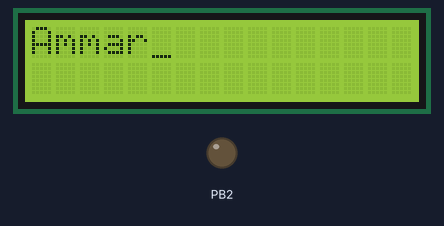
This program was run on a simulated ATmega32, built with avr-gcc and emulated at 16 MHz. Shown: 16×2 character LCD, output pins drawn as LEDs (lit = HIGH). Wiring (inferred from the signals the program sends): character LCD (HD44780): RS PB1; E PB3; data PA4, PA5, PA6, PA7. Pins used as bus, display or sensor lines are not drawn.

Above: at 0.2 s.
At 1.8 s:
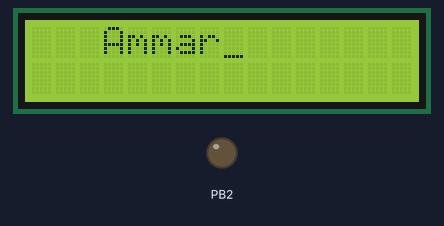
At 3.9 s:
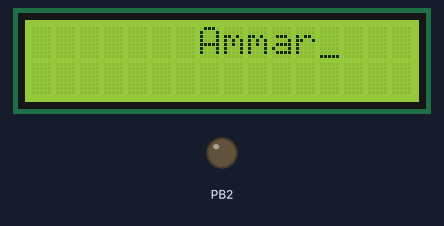
At 8.2 s:
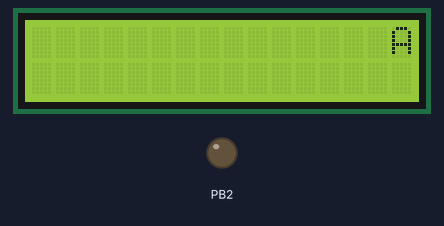
At 12.5 s:
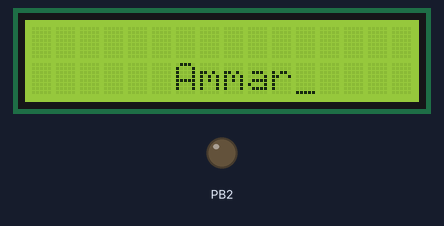
At 17.3 s:
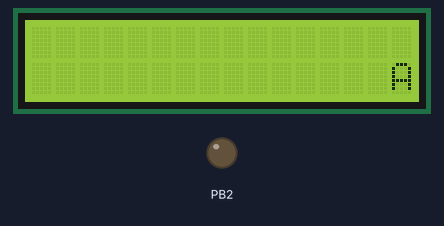

Measured:
- by itself, everything shown: repeats every 18.2 s, in 32 steps
- what the display in image 0 shows lasts 0.5 s, from 0.1 s to 0.6 s
- what the display in image 3 shows lasts 1.0 s, from 8.2 s to 9.2 s

The program:

main.c
```c
#include "LCD_DRIVER.h"
#include <avr/delay.h>

int main(int argc, char **argv) {

	LCD_INIT();

//	u8 FirstRowAddress = 0x80;
//	u8 SecondRowAddress = 0xc0;

	u8 flage = 0;
	u8 counter = 0x80;

	while(1){
		if(flage == 0){
			if(counter <= 0x8f){
//				LCD_INIT();
				LCD_CLEAER();
				LCD_WRITE_COMMEND(counter);
				LCD_WRITE_WORD("Ammar");
				counter++;
			}else{
				counter = 0xc0;
				flage = 1;
			}
		}else if(flage == 1){
			if(counter <= 0xcf){
//				LCD_INIT();
				LCD_CLEAER();
				LCD_WRITE_COMMEND(counter);
				LCD_WRITE_WORD("Ammar");
				counter++;
			}else{
				counter = 0x80;
				flage = 0;
			}
		}


		_delay_ms(500);

	}

}
```

LCD_DRIVER.h
```c
#include "Dio_Int.h"

#ifndef LCD_DRIVER_H_
#define LCD_DRIVER_H_

void LCD_INIT();

void LCD_WRITE_COMMEND(u8 command);

void LCD_WRITE_DATA(u8 data);

void LCD_WRITE_WORD(u8 * word);

void LCD_CLEAER();


#endif /* LCD_DRIVER_H_ */
```

LCD_PROG.c
```c
#include "std_types.h"
#include "utilities.h"

#include "LCD_DRIVER.h"
#include "DIO_Reg.h"

#include<avr/delay.h>

void LCD_INIT()
{
	Dio_SetPinDirection(GroupB, PIN1, OUTPUT); //RS
	Dio_SetPinDirection(GroupB, PIN2, OUTPUT); //RW
	Dio_SetPinDirection(GroupB, PIN3, OUTPUT); // EN

	Dio_SetPinDirection(GroupA, PIN4, OUTPUT);
	Dio_SetPinDirection(GroupA, PIN5, OUTPUT);
	Dio_SetPinDirection(GroupA, PIN6, OUTPUT);
	Dio_SetPinDirection(GroupA, PIN7, OUTPUT);

	_delay_ms(40);

	// function set
	LCD_WRITE_COMMEND(0x02); // high
	LCD_WRITE_COMMEND(0x2B); // low

	_delay_us(40);

	//display on/off
	LCD_WRITE_COMMEND(0x00);
	LCD_WRITE_COMMEND(0x0E);

	_delay_us(40);

	// clear
	LCD_WRITE_COMMEND(0x00);
	LCD_WRITE_COMMEND(0x01);

	_delay_ms(2);

	// mode
	LCD_WRITE_COMMEND(0x00);
	LCD_WRITE_COMMEND(0x06);

}

void LCD_CLEAER(){
//	LCD_WRITE_COMMEND(0x00);
	LCD_WRITE_COMMEND(0x01);
}


void LCD_WRITE_COMMEND(u8 command)
{
	Dio_SetPinValue(GroupB, PIN2, LOW); // RW write
	Dio_SetPinValue(GroupB, PIN1, LOW); // RS LOW => send command

	PORTA = (PORTA & 0x0f) | (command & 0xf0);
	Dio_SetPinValue(GroupB, PIN3, HIGH); // ENABLE HIGH

	_delay_ms(2);

	Dio_SetPinValue(GroupB, PIN3, LOW); // ENABLE LOW

	PORTA = (PORTA & 0x0f) | (command << 4);
	Dio_SetPinValue(GroupB, PIN3, HIGH); // ENABLE HIGH

	_delay_ms(2);

	Dio_SetPinValue(GroupB, PIN3, LOW); // ENABLE LOW
}

void LCD_WRITE_DATA(u8 data)
{
	Dio_SetPinValue(GroupB, PIN2, LOW); // RW write
		Dio_SetPinValue(GroupB, PIN1, HIGH); // RS LOW => send command

		PORTA = (PORTA & 0x0f) | (data & 0xf0);
		Dio_SetPinValue(GroupB, PIN3, HIGH); // ENABLE HIGH

		_delay_ms(2);

		Dio_SetPinValue(GroupB, PIN3, LOW); // ENABLE LOW

		PORTA = (PORTA & 0x0f) | (data << 4);
		Dio_SetPinValue(GroupB, PIN3, HIGH); // ENABLE HIGH

		_delay_ms(2);

		Dio_SetPinValue(GroupB, PIN3, LOW); // ENABLE LOW
}

void LCD_WRITE_WORD(u8 * word){

	u8 counter = 0;

	while(word[counter] != 0){
		LCD_WRITE_DATA(word[counter]);
		counter++;
	}

}
```

utilities.h
```c
#ifndef utilities
#define utilities

#define set_bit(register, bit_number) register |= (1 << bit_number)

#define clear_bit(register, bit_number) register &= ~(1 << bit_number)

#define toggle_bit(register, bit_number) register ^= (1 << bit_number)

#define get_bit(register, bit_number) (register >> bit_number) & 1

#endif
```

DIO_Reg.h
```c
#ifndef DIO_Reg
#define DIO_Reg

#define PORTA *((volatile u8 *)0x3B)
#define DDRA *((volatile u8 *)0x3A)
#define PINA *((volatile u8 *)0x39)

#define PORTB *((volatile u8 *)0x38)
#define DDRB *((volatile u8 *)0x37)
#define PINB *((volatile u8 *)0x36)

#define PORTC *((volatile u8 *)0x35)
#define DDRC *((volatile u8 *)0x34)
#define PINC *((volatile u8 *)0x33)

#define PORTD *((volatile u8 *)0x32)
#define DDRD *((volatile u8 *)0x31)
#define PIND *((volatile u8 *)0x30)

#endif
```

Dio_Int.h
```c
#ifndef DIO_INT_H_
#define DIO_INT_H_

#include "std_types.h"

#define GroupA 0
#define GroupB 1
#define GroupC 2
#define GroupD 3

#define PIN0 0
#define PIN1 1
#define PIN2 2
#define PIN3 3
#define PIN4 4
#define PIN5 5
#define PIN6 6
#define PIN7 7

#define INPUT 0
#define OUTPUT 1

#define HIGH 1
#define LOW 0

void Dio_SetPinDirection(u8 GroupNo, u8 PinNo, u8 Direction);

void Dio_SetPinValue(u8 GroupNo, u8 PinNo, u8 Value);

u8 Dio_GetPinValue(u8 GroupNo, u8 PinNo);

#endif /* DIO_INT_H_ */
```

Dio_Prog.c
```c
#include "std_types.h"
#include "DIO_Reg.h"
#include "utilities.h"

#include "Dio_Int.h"

void Dio_SetPinDirection(u8 GroupNo, u8 PinNo, u8 Direction)
{
	if((GroupNo<=GroupD)&&(PinNo<=PIN7))
	{
	if(Direction==INPUT)
	{
		switch(GroupNo)
		{
		case GroupA: clear_bit(DDRA, PinNo); break;
		case GroupB: clear_bit(DDRB, PinNo); break;
		case GroupC: clear_bit(DDRC, PinNo); break;
		case GroupD: clear_bit(DDRD, PinNo); break;
		}
	}
	if(Direction==OUTPUT)
	{
		switch(GroupNo)
		{
		case GroupA: set_bit(DDRA, PinNo); break;
		case GroupB: set_bit(DDRB, PinNo); break;
		case GroupC: set_bit(DDRC, PinNo); break;
		case GroupD: set_bit(DDRD, PinNo); break;
		}
	}
	}
	else
	{
		//not reachable
	}

}
void Dio_SetPinValue(u8 GroupNo, u8 PinNo, u8 Value)
{
	if(Value==LOW)
		{
			switch(GroupNo)
			{
			case GroupA: clear_bit(PORTA, PinNo); break;
			case GroupB: clear_bit(PORTB, PinNo); break;
			case GroupC: clear_bit(PORTC, PinNo); break;
			case GroupD: clear_bit(PORTD, PinNo); break;
			}
		}
		if(Value==HIGH)
		{
			switch(GroupNo)
			{
			case GroupA: set_bit(PORTA, PinNo); break;
			case GroupB: set_bit(PORTB, PinNo); break;
			case GroupC: set_bit(PORTC, PinNo); break;
			case GroupD: set_bit(PORTD, PinNo); break;
			}
		}
}
u8 Dio_GetPinValue(u8 GroupNo, u8 PinNo)
{
	u8 ret_value;
	switch(GroupNo)
	{
	case GroupA: ret_value=get_bit(PINA, PinNo); break;
	case GroupB: ret_value=get_bit(PINB, PinNo); break;
	case GroupC: ret_value=get_bit(PINC, PinNo); break;
	case GroupD: ret_value=get_bit(PIND, PinNo); break;
	}

return ret_value;
}
```

std_types.h
```c
#ifndef std_types
#define std_types

// #pragma pack(1) // remove padding

// unsigned
typedef unsigned char u8;
typedef unsigned short int u16;
typedef unsigned long int u32;
typedef unsigned long long u64;

// signed
typedef signed char s8;
typedef signed short int s16;
typedef signed long int s32;
typedef signed long long s64;

typedef float f32;
typedef double f64;
typedef long double f128;

#endif
```
